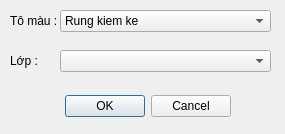
<?xml version="1.0" encoding="UTF-8"?>
<ui version="4.0">
 <class>stylecolorDialogBase</class>
 <widget class="QDialog" name="stylecolorDialogBase">
  <property name="geometry">
   <rect>
    <x>0</x>
    <y>0</y>
    <width>285</width>
    <height>134</height>
   </rect>
  </property>
  <property name="windowTitle">
   <string>Tô màu</string>
  </property>
  <widget class="QDialogButtonBox" name="button_box">
   <property name="geometry">
    <rect>
     <x>-110</x>
     <y>90</y>
     <width>341</width>
     <height>32</height>
    </rect>
   </property>
   <property name="orientation">
    <enum>Qt::Horizontal</enum>
   </property>
   <property name="standardButtons">
    <set>QDialogButtonBox::Cancel|QDialogButtonBox::Ok</set>
   </property>
  </widget>
  <widget class="QLabel" name="label">
   <property name="geometry">
    <rect>
     <x>10</x>
     <y>50</y>
     <width>71</width>
     <height>21</height>
    </rect>
   </property>
   <property name="text">
    <string>Lớp :</string>
   </property>
  </widget>
  <widget class="QComboBox" name="input_layer">
   <property name="geometry">
    <rect>
     <x>60</x>
     <y>50</y>
     <width>211</width>
     <height>22</height>
    </rect>
   </property>
  </widget>
  <widget class="QLabel" name="label_2">
   <property name="geometry">
    <rect>
     <x>10</x>
     <y>10</y>
     <width>81</width>
     <height>21</height>
    </rect>
   </property>
   <property name="text">
    <string>Tô màu :</string>
   </property>
  </widget>
  <widget class="QComboBox" name="input_type">
   <property name="geometry">
    <rect>
     <x>60</x>
     <y>10</y>
     <width>211</width>
     <height>22</height>
    </rect>
   </property>
   <item>
    <property name="text">
     <string>Rung kiem ke</string>
    </property>
   </item>
   <item>
    <property name="text">
     <string>Giao thong</string>
    </property>
   </item>
   <item>
    <property name="text">
     <string>Thuy van 1</string>
    </property>
   </item>
   <item>
    <property name="text">
     <string>Thuy van 2</string>
    </property>
   </item>
   <item>
    <property name="text">
     <string>Tieu khu (line)</string>
    </property>
   </item>
   <item>
    <property name="text">
     <string>Tieu khu (polygon)</string>
    </property>
   </item>
   <item>
    <property name="text">
     <string>Khoanh (line)</string>
    </property>
   </item>
   <item>
    <property name="text">
     <string>Khoanh (polygon)</string>
    </property>
   </item>
   <item>
    <property name="text">
     <string>Duong binh do chinh (_dh1)</string>
    </property>
   </item>
   <item>
    <property name="text">
     <string>Duong binh do con (_dh2)</string>
    </property>
   </item>
  </widget>
 </widget>
 <resources/>
 <connections>
  <connection>
   <sender>button_box</sender>
   <signal>accepted()</signal>
   <receiver>stylecolorDialogBase</receiver>
   <slot>accept()</slot>
   <hints>
    <hint type="sourcelabel">
     <x>20</x>
     <y>20</y>
    </hint>
    <hint type="destinationlabel">
     <x>20</x>
     <y>20</y>
    </hint>
   </hints>
  </connection>
  <connection>
   <sender>button_box</sender>
   <signal>rejected()</signal>
   <receiver>stylecolorDialogBase</receiver>
   <slot>reject()</slot>
   <hints>
    <hint type="sourcelabel">
     <x>20</x>
     <y>20</y>
    </hint>
    <hint type="destinationlabel">
     <x>20</x>
     <y>20</y>
    </hint>
   </hints>
  </connection>
 </connections>
</ui>
